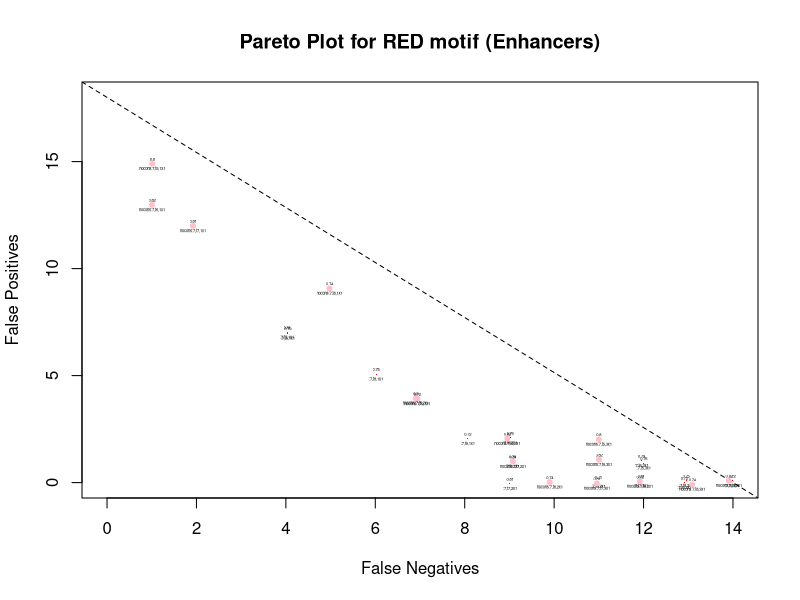
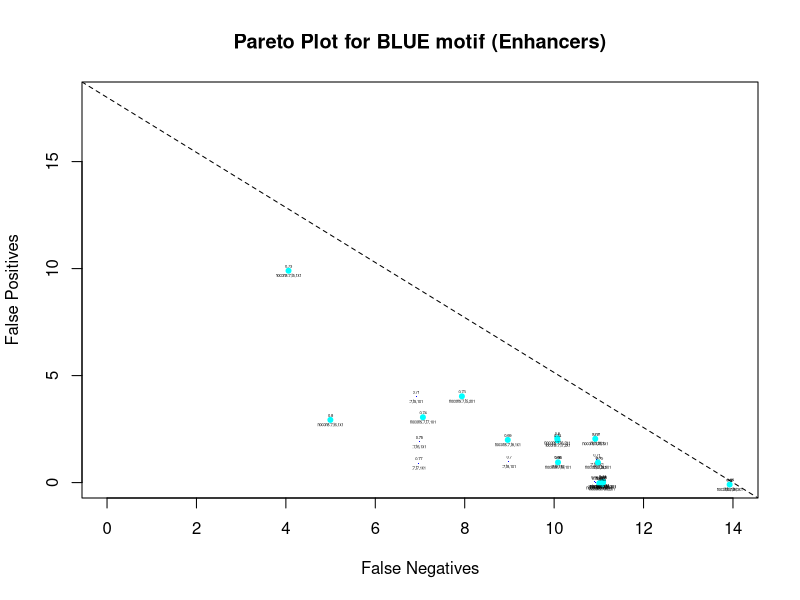

Write the R code that produced these figures, in order.
#!/usr/bin/Rscript
pdf("plot_pareto.pdf")

jitfact=0.5

sizepts=0.25
offset=0.15

y0=18
x0=14

#skip=1 to begin reading after line 1
ig=read.table("roc-enhancers-info.dat",skip=1)
#legend(2/3*x0,2/3*y0,c("Felsen","Halpern"),fill=c("blue","red"))

name<-ig[,1]
tmot<-ig[,2][name=="rouge"]
tdet<-ig[,3][name=="rouge"]
moti<-ig[,4][name=="rouge"]
nmot<-ig[,5][name=="rouge"]
auc<-ig[,6][name=="rouge"]
FP<-jitter(ig[,7][name=="rouge"],factor=jitfact)
FN<-jitter(ig[,8][name=="rouge"],factor=jitfact)
xf<-FN
yf<-FP
plot(xf,yf,xlab="False Negatives",ylab="False Positives",main="Pareto Plot for RED motif (Enhancers)",pch=46,xlim=c(0,x0),ylim=c(0,y0),col="red")
name<-""
auc=round(auc*100)/100
text(FN,FP,pos=1,labels=paste(name,":",tmot,",t",tdet,",",nmot,"x",moti,sep=""),cex=sizepts,offset=0.15)
text(FN,FP,pos=3,labels=auc,cex=sizepts,offset=0.15)
abline(y0,-y0/x0,lty="dashed")

name<-ig[,1]
tmot<-ig[,2][name=="rouge_nocons"]
tdet<-ig[,3][name=="rouge_nocons"]
moti<-ig[,4][name=="rouge_nocons"]
nmot<-ig[,5][name=="rouge_nocons"]
auc<-ig[,6][name=="rouge_nocons"]
FP<-jitter(ig[,7][name=="rouge_nocons"],factor=jitfact)
FN<-jitter(ig[,8][name=="rouge_nocons"],factor=jitfact)
xf<-FN
yf<-FP
points(xf,yf,pch=20,col="pink")
name<-"nocons"
auc=round(auc*100)/100
text(FN,FP,pos=1,labels=paste(name,":",tmot,",t",tdet,",",nmot,"x",moti,sep=""),cex=sizepts,offset=offset)
text(FN,FP,pos=3,labels=auc,cex=sizepts,offset=offset)


name<-ig[,1]
tmot<-ig[,2][name=="bleu"]
tdet<-ig[,3][name=="bleu"]
moti<-ig[,4][name=="bleu"]
nmot<-ig[,5][name=="bleu"]
auc<-ig[,6][name=="bleu"]
FP<-jitter(ig[,7][name=="bleu"],factor=jitfact)
FN<-jitter(ig[,8][name=="bleu"],factor=jitfact)
xf<-FN
yf<-FP
plot(xf,yf,xlab="False Negatives",ylab="False Positives",main="Pareto Plot for BLUE motif (Enhancers)",pch=46,xlim=c(0,x0),ylim=c(0,y0),col="blue")
name<-""
auc=round(auc*100)/100
text(FN,FP,pos=1,labels=paste(name,":",tmot,",t",tdet,",",nmot,"x",moti,sep=""),cex=sizepts,offset=0.15)
text(FN,FP,pos=3,labels=auc,cex=sizepts,offset=0.15)
abline(y0,-y0/x0,lty="dashed")

name<-ig[,1]
tmot<-ig[,2][name=="bleu_nocons"]
tdet<-ig[,3][name=="bleu_nocons"]
moti<-ig[,4][name=="bleu_nocons"]
nmot<-ig[,5][name=="bleu_nocons"]
auc<-ig[,6][name=="bleu_nocons"]
FP<-jitter(ig[,7][name=="bleu_nocons"],factor=jitfact)
FN<-jitter(ig[,8][name=="bleu_nocons"],factor=jitfact)
xf<-FN
yf<-FP
points(xf,yf,pch=20,col="cyan")
name<-"nocons"
auc=round(auc*100)/100
text(FN,FP,pos=1,labels=paste(name,":",tmot,",t",tdet,",",nmot,"x",moti,sep=""),cex=sizepts,offset=offset)
text(FN,FP,pos=3,labels=auc,cex=sizepts,offset=offset)

